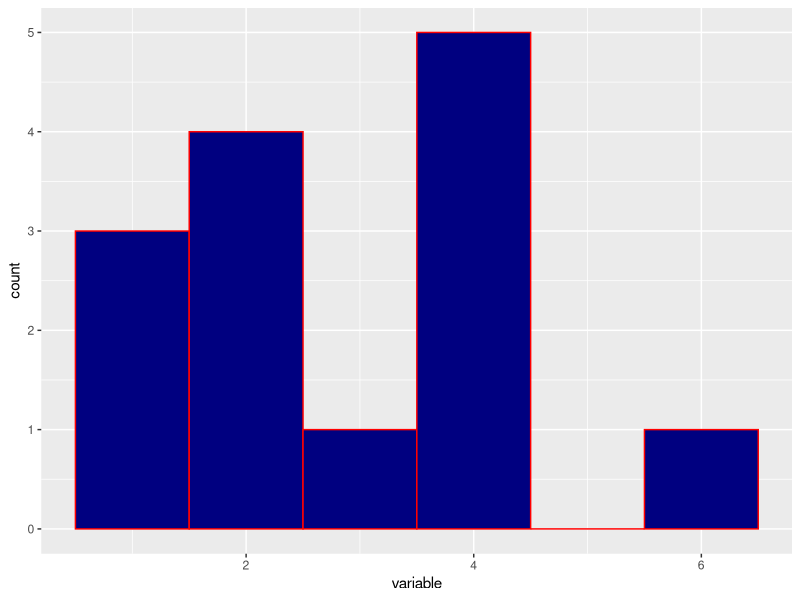

Generate this figure with R:
## ---- chunk 1
library(tidyverse)
## ---- chunk 2
2+3
(4^2/2)
## ---- chunk 3
a <- 3+2
b <- a*4
c <- a+b
a 
b
c
## ---- chunk 4
c(1,2,3,4,5)
numeric_vector <- c(1,2,3,4,5)
numeric_vector
## ---- chunk 5
c("apple", "b", "c", "d")
character_vector <- c("a", "b", "c", "d")
character_vector
## ---- chunk 6
age_col_df <- data.frame(age = c(16, 17, 18, 18, 19), 
                         favorite_color = c("red", "blue", "red", "green", "blue"))
age_col_df
## ---- chunk 7
example_data <- data.frame(variable = c(1,2,2,2,3,4,4,4,4,4,2,6,1,1))

histogram_example <- example_data %>%
                  ggplot(aes(x = variable)) +
                  geom_histogram(binwidth = 1, fill = "navy blue", color = "red")
histogram_example
